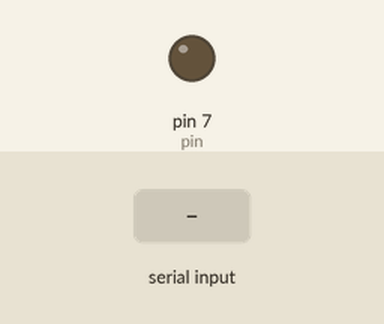
Simulated run of this sketch. Board: Arduino Uno, built with avr-gcc and run on an emulated ATmega328P. On the bench: output pins drawn as LEDs (lit = HIGH). Dashed ring = blinking. The test bench sets the inputs (shaded band). What the sketch prints to the serial monitor is not drawn.

Above: at 1.2 s.
1.3 s: "90,45\n" received over Serial
At 1.7 s:
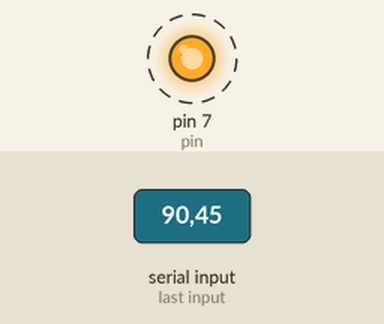
Timing chart, 0 to 10.3 s (numbered marks = the images above; inputs shaded):
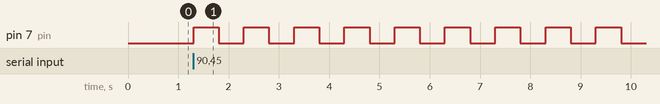

Measured:
- after the input at 1.3 s, pin 7 (pin): alternates HIGH for 0.50 s and LOW for 0.50 s, starting at once

The sketch:

Tutorial_8.ino
```cpp
int myNumber;
int j;
int pin=7;
int wait=500;
String msg="Please enter the number of blinks you desire";
String msg2= "Your number is ";
void setup()
{

Serial.begin(9600);
pinMode(pin, OUTPUT);
}

void loop()
{
 Serial.println(msg);
 while (Serial.available ()==0)
 {

 }
 myNumber=Serial.parseInt ();
 j=1;
 while (j<=myNumber)
 {
  digitalWrite(pin, HIGH);
  delay(wait);
  digitalWrite(pin, LOW);
  delay(wait);
  j=j+1;
 }
}
```
